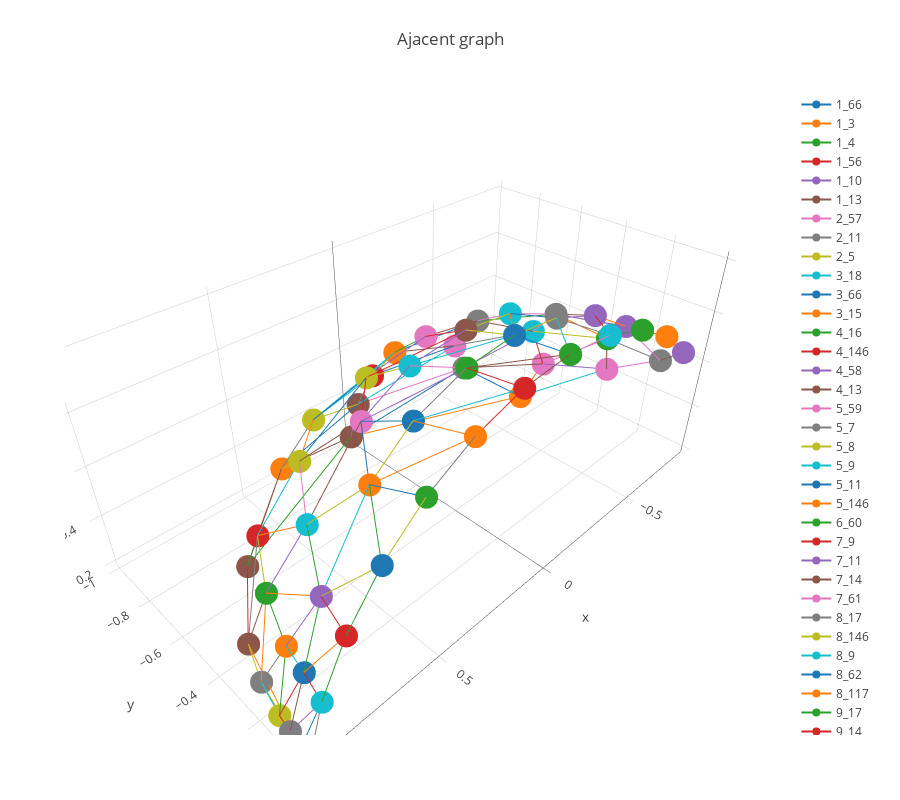

The cell this chart's notebook holds for it:
### Code cell
traces = []

df_viewing = read_viewing_conditions()
G_illum = illum_spatial_adjacent_graph()

print(df_viewing.shape)

for edge in G_illum.edges():
    
    i1 = edge[0]
    i2 = edge[1]
        
    illum_x_1, illum_y_1, illum_z_1 = polar_to_euclidean(df_viewing['illum_theta'][i1],df_viewing['illum_phi'][i1])
    illum_x_2, illum_y_2, illum_z_2 = polar_to_euclidean(df_viewing['illum_theta'][i2],df_viewing['illum_phi'][i2])
    
    line_x = [illum_x_1, illum_x_2]
    line_y = [illum_y_1, illum_y_2]
    line_z = [illum_z_1, illum_z_2]
    
    line_spatial_adjacent = go.Scatter3d(
        x=line_x,
        y=line_y,
        z=line_z,
        name = str(i1) + '_' + str(i2)
    )
    
    traces.append(line_spatial_adjacent)
    
layout = go.Layout(
    title='Ajacent graph',
    autosize=True,
    width=900,
    height=800,
    margin=dict(
        l=65,
        r=50,
        b=65,
        t=90
    )
)


fig = go.Figure(data=traces, layout=layout)
iplot(fig, filename='spatial')

### Figure 1 — Plotly figure (JSON) as saved in the notebook; plotly's stock layout.template omitted (floating-point values rounded to 4 significant figures)
{"data": [{"name": "1_66", "type": "scatter3d", "x": [3.205e-07, -0.4587], "y": [-0.9808, -0.7911], "z": [0.1951, 0.4046]}, {"name": "1_3", "type": "scatter3d", "x": [3.205e-07, -0.7071], "y": [-0.9808, -0.6786], "z": [0.1951, 0.1988]}, {"name": "1_4", "type": "scatter3d", "x": [3.205e-07, 0.7071], "y": [-0.9808, -0.6786], "z": [0.1951, 0.1988]}, {"name": "1_56", "type": "scatter3d", "x": [3.205e-07, 3.205e-07], "y": [-0.9808, -0.9808], "z": [0.1951, 0.1951]}, {"name": "1_10", "type": "scatter3d", "x": [3.205e-07, 3.019e-07], "y": [-0.9808, -0.9239], "z": [0.1951, 0.3827]}, {"name": "1_13", "type": "scatter3d", "x": [3.205e-07, 0.4587], "y": [-0.9808, -0.7911], "z": [0.1951, 0.4046]}, {"name": "2_57", "type": "scatter3d", "x": [0.9808, 0.9808], "y": [0, 0], "z": [0.1951, 0.1951]}, {"name": "2_11", "type": "scatter3d", "x": [0.9808, 0.9239], "y": [0, 0], "z": [0.1951, 0.3827]}, {"name": "2_5", "type": "scatter3d", "x": [0.9808, 0.9792], "y": [0, -0.04031], "z": [0.1951, 0.1988]}, {"name": "3_18", "type": "scatter3d", "x": [-0.7071, -0.8321], "y": [-0.6786, -0.3548], "z": [0.1988, 0.4264]}, {"name": "3_66", "type": "scatter3d", "x": [-0.7071, -0.4587], "y": [-0.6786, -0.7911], "z": [0.1988, 0.4046]}, {"name": "3_15", "type": "scatter3d", "x": [-0.7071, -0.7071], "y": [-0.6786, -0.5774], "z": [0.1988, 0.4082]}, {"name": "4_16", "type": "scatter3d", "x": [0.7071, 0.7071], "y": [-0.6786, -0.5774], "z": [0.1988, 0.4082]}, {"name": "4_146", "type": "scatter3d", "x": [0.7071, 0.8886], "y": [-0.6786, -0.4084], "z": [0.1988, 0.2088]}, {"name": "4_58", "type": "scatter3d", "x": [0.7071, 0.7071], "y": [-0.6786, -0.6786], "z": [0.1988, 0.1988]}, {"name": "4_13", "type": "scatter3d", "x": [0.7071, 0.4587], "y": [-0.6786, -0.7911], "z": [0.1988, 0.4046]}, {"name": "5_59", "type": "scatter3d", "x": [0.9792, 0.9792], "y": [-0.04031, -0.04031], "z": [0.1988, 0.1988]}, {"name": "5_7", "type": "scatter3d", "x": [0.9792, 0.9736], "y": [-0.04031, -0.0924], "z": [0.1988, 0.2088]}, {"name": "5_8", "type": "scatter3d", "x": [0.9792, 0.9391], "y": [-0.04031, -0.2711], "z": [0.1988, 0.2113]}, {"name": "5_9", "type": "scatter3d", "x": [0.9792, 0.9659], "y": [-0.04031, -0.1494], "z": [0.1988, 0.2113]}, {"name": "5_11", "type": "scatter3d", "x": [0.9792, 0.9239], "y": [-0.04031, 0], "z": [0.1988, 0.3827]}, {"name": "5_146", "type": "scatter3d", "x": [0.9792, 0.8886], "y": [-0.04031, -0.4084], "z": [0.1988, 0.2088]}, {"name": "6_60", "type": "scatter3d", "x": [0.8886, 0.8886], "y": [-0.4084, -0.4084], "z": [0.2088, 0.2088]}, {"name": "7_9", "type": "scatter3d", "x": [0.9736, 0.9659], "y": [-0.0924, -0.1494], "z": [0.2088, 0.2113]}, {"name": "7_11", "type": "scatter3d", "x": [0.9736, 0.9239], "y": [-0.0924, 0], "z": [0.2088, 0.3827]}, {"name": "7_14", "type": "scatter3d", "x": [0.9736, 0.9104], "y": [-0.0924, -0.08641], "z": [0.2088, 0.4046]}, {"name": "7_61", "type": "scatter3d", "x": [0.9736, 0.9736], "y": [-0.0924, -0.0924], "z": [0.2088, 0.2088]}, {"name": "8_17", "type": "scatter3d", "x": [0.9391, 0.8944], "y": [-0.2711, -0.1826], "z": [0.2113, 0.4082]}, {"name": "8_146", "type": "scatter3d", "x": [0.9391, 0.8886], "y": [-0.2711, -0.4084], "z": [0.2113, 0.2088]}, {"name": "8_9", "type": "scatter3d", "x": [0.9391, 0.9659], "y": [-0.2711, -0.1494], "z": [0.2113, 0.2113]}, {"name": "8_62", "type": "scatter3d", "x": [0.9391, 0.9391], "y": [-0.2711, -0.2711], "z": [0.2113, 0.2113]}, {"name": "8_117", "type": "scatter3d", "x": [0.9391, 0.8321], "y": [-0.2711, -0.3548], "z": [0.2113, 0.4264]}, {"name": "9_17", "type": "scatter3d", "x": [0.9659, 0.8944], "y": [-0.1494, -0.1826], "z": [0.2113, 0.4082]}, {"name": "9_14", "type": "scatter3d", "x": [0.9659, 0.9104], "y": [-0.1494, -0.08641], "z": [0.2113, 0.4046]}, {"name": "9_63", "type": "scatter3d", "x": [0.9659, 0.9659], "y": [-0.1494, -0.1494], "z": [0.2113, 0.2113]}, {"name": "10_64", "type": "scatter3d", "x": [3.019e-07, 3.019e-07], "y": [-0.9239, -0.9239], "z": [0.3827, 0.3827]}, {"name": "10_66", "type": "scatter3d", "x": [3.019e-07, -0.4587], "y": [-0.9239, -0.7911], "z": [0.3827, 0.4046]}, {"name": "10_21", "type": "scatter3d", "x": [3.019e-07, 2.717e-07], "y": [-0.9239, -0.8315], "z": [0.3827, 0.5556]}, {"name": "10_25", "type": "scatter3d", "x": [3.019e-07, 0.3437], "y": [-0.9239, -0.7406], "z": [0.3827, 0.5773]}, {"name": "10_74", "type": "scatter3d", "x": [3.019e-07, -0.3437], "y": [-0.9239, -0.7406], "z": [0.3827, 0.5773]}, {"name": "10_13", "type": "scatter3d", "x": [3.019e-07, 0.4587], "y": [-0.9239, -0.7911], "z": [0.3827, 0.4046]}, {"name": "11_65", "type": "scatter3d", "x": [0.9239, 0.9239], "y": [0, 0], "z": [0.3827, 0.3827]}, {"name": "11_22", "type": "scatter3d", "x": [0.9239, 0.8315], "y": [0, 0], "z": [0.3827, 0.5556]}, {"name": "11_14", "type": "scatter3d", "x": [0.9239, 0.9104], "y": [0, -0.08641], "z": [0.3827, 0.4046]}, {"name": "12_66", "type": "scatter3d", "x": [-0.4587, -0.4587], "y": [-0.7911, -0.7911], "z": [0.4046, 0.4046]}, {"name": "13_16", "type": "scatter3d", "x": [0.4587, 0.7071], "y": [-0.7911, -0.5774], "z": [0.4046, 0.4082]}, {"name": "13_67", "type": "scatter3d", "x": [0.4587, 0.4587], "y": [-0.7911, -0.7911], "z": [0.4046, 0.4046]}, {"name": "13_25", "type": "scatter3d", "x": [0.4587, 0.3437], "y": [-0.7911, -0.7406], "z": [0.4046, 0.5773]}, {"name": "13_122", "type": "scatter3d", "x": [0.4587, 0.5547], "y": [-0.7911, -0.5322], "z": [0.4046, 0.6396]}, {"name": "14_17", "type": "scatter3d", "x": [0.9104, 0.8944], "y": [-0.08641, -0.1826], "z": [0.4046, 0.4082]}, {"name": "14_68", "type": "scatter3d", "x": [0.9104, 0.9104], "y": [-0.08641, -0.08641], "z": [0.4046, 0.4046]}, {"name": "14_22", "type": "scatter3d", "x": [0.9104, 0.8315], "y": [-0.08641, 0], "z": [0.4046, 0.5556]}, {"name": "14_76", "type": "scatter3d", "x": [0.9104, 0.8069], "y": [-0.08641, -0.1248], "z": [0.4046, 0.5773]}, {"name": "15_27", "type": "scatter3d", "x": [-0.7071, -0.5547], "y": [-0.5774, -0.5322], "z": [0.4082, 0.6396]}, {"name": "15_18", "type": "scatter3d", "x": [-0.7071, -0.8321], "y": [-0.5774, -0.3548], "z": [0.4082, 0.4264]}, {"name": "15_66", "type": "scatter3d", "x": [-0.7071, -0.4587], "y": [-0.5774, -0.7911], "z": [0.4082, 0.4046]}, {"name": "15_29", "type": "scatter3d", "x": [-0.7071, -0.7071], "y": [-0.5774, -0.3015], "z": [0.4082, 0.6396]}, {"name": "16_146", "type": "scatter3d", "x": [0.7071, 0.8886], "y": [-0.5774, -0.4084], "z": [0.4082, 0.2088]}, {"name": "16_117", "type": "scatter3d", "x": [0.7071, 0.8321], "y": [-0.5774, -0.3548], "z": [0.4082, 0.4264]}, {"name": "16_122", "type": "scatter3d", "x": [0.7071, 0.5547], "y": [-0.5774, -0.5322], "z": [0.4082, 0.6396]}, {"name": "16_69", "type": "scatter3d", "x": [0.7071, 0.7071], "y": [-0.5774, -0.5774], "z": [0.4082, 0.4082]}, {"name": "16_79", "type": "scatter3d", "x": [0.7071, 0.7071], "y": [-0.5774, -0.3015], "z": [0.4082, 0.6396]}, {"name": "17_117", "type": "scatter3d", "x": [0.8944, 0.8321], "y": [-0.1826, -0.3548], "z": [0.4082, 0.4264]}, {"name": "17_70", "type": "scatter3d", "x": [0.8944, 0.8944], "y": [-0.1826, -0.1826], "z": [0.4082, 0.4082]}, {"name": "17_76", "type": "scatter3d", "x": [0.8944, 0.8069], "y": [-0.1826, -0.1248], "z": [0.4082, 0.5773]}, {"name": "18_29", "type": "scatter3d", "x": [-0.8321, -0.7071], "y": [-0.3548, -0.3015], "z": [0.4264, 0.6396]}, {"name": "18_23", "type": "scatter3d", "x": [-0.8321, -0.8069], "y": [-0.3548, -0.1248], "z": [0.4264, 0.5773]}, {"name": "19_71", "type": "scatter3d", "x": [0.8321, 0.8321], "y": [-0.3548, -0.3548], "z": [0.4264, 0.4264]}, {"name": "21_80", "type": "scatter3d", "x": [2.717e-07, 2.311e-07], "y": [-0.8315, -0.7071], "z": [0.5556, 0.7071]}, {"name": "21_25", "type": "scatter3d", "x": [2.717e-07, 0.3437], "y": [-0.8315, -0.7406], "z": [0.5556, 0.5773]}, {"name": "21_74", "type": "scatter3d", "x": [2.717e-07, -0.3437], "y": [-0.8315, -0.7406], "z": [0.5556, 0.5773]}, {"name": "21_72", "type": "scatter3d", "x": [2.717e-07, 2.717e-07], "y": [-0.8315, -0.8315], "z": [0.5556, 0.5556]}, {"name": "22_81", "type": "scatter3d", "x": [0.8315, 0.7071], "y": [0, 0], "z": [0.5556, 0.7071]}, {"name": "22_76", "type": "scatter3d", "x": [0.8315, 0.8069], "y": [0, -0.1248], "z": [0.5556, 0.5773]}, {"name": "22_73", "type": "scatter3d", "x": [0.8315, 0.8315], "y": [0, 0], "z": [0.5556, 0.5556]}, {"name": "23_31", "type": "scatter3d", "x": [-0.8069, -0.7071], "y": [-0.1248, -2.449e-07], "z": [0.5773, 0.7071]}, {"name": "23_82", "type": "scatter3d", "x": [-0.8069, -0.5907], "y": [-0.1248, -0.1705], "z": [0.5773, 0.7887]}, {"name": "23_29", "type": "scatter3d", "x": [-0.8069, -0.7071], "y": [-0.1248, -0.3015], "z": [0.5773, 0.6396]}, {"name": "24_74", "type": "scatter3d", "x": [-0.3437, -0.3437], "y": [-0.7406, -0.7406], "z": [0.5773, 0.5773]}, {"name": "25_80", "type": "scatter3d", "x": [0.3437, 2.311e-07], "y": [-0.7406, -0.7071], "z": [0.5773, 0.7071]}, {"name": "25_162", "type": "scatter3d", "x": [0.3437, 0.2588], "y": [-0.7406, -0.5577], "z": [0.5773, 0.7887]}, {"name": "25_122", "type": "scatter3d", "x": [0.3437, 0.5547], "y": [-0.7406, -0.5322], "z": [0.5773, 0.6396]}, {"name": "25_75", "type": "scatter3d", "x": [0.3437, 0.3437], "y": [-0.7406, -0.7406], "z": [0.5773, 0.5773]}, {"name": "26_76", "type": "scatter3d", "x": [0.8069, 0.8069], "y": [-0.1248, -0.1248], "z": [0.5773, 0.5773]}, {"name": "27_66", "type": "scatter3d", "x": [-0.5547, -0.4587], "y": [-0.5322, -0.7911], "z": [0.6396, 0.4046]}, {"name": "27_83", "type": "scatter3d", "x": [-0.5547, -0.2588], "y": [-0.5322, -0.5577], "z": [0.6396, 0.7887]}, {"name": "27_38", "type": "scatter3d", "x": [-0.5547, -0.4472], "y": [-0.5322, -0.3651], "z": [0.6396, 0.8165]}, {"name": "27_74", "type": "scatter3d", "x": [-0.5547, -0.3437], "y": [-0.5322, -0.7406], "z": [0.6396, 0.5773]}, {"name": "27_29", "type": "scatter3d", "x": [-0.5547, -0.7071], "y": [-0.5322, -0.3015], "z": [0.6396, 0.6396]}, {"name": "27_77", "type": "scatter3d", "x": [-0.5547, -0.5547], "y": [-0.5322, -0.5322], "z": [0.6396, 0.6396]}, {"name": "28_78", "type": "scatter3d", "x": [0.5547, 0.5547], "y": [-0.5322, -0.5322], "z": [0.6396, 0.6396]}, {"name": "29_38", "type": "scatter3d", "x": [-0.7071, -0.4472], "y": [-0.3015, -0.3651], "z": [0.6396, 0.8165]}, {"name": "29_82", "type": "scatter3d", "x": [-0.7071, -0.5907], "y": [-0.3015, -0.1705], "z": [0.6396, 0.7887]}, {"name": "30_79", "type": "scatter3d", "x": [0.7071, 0.7071], "y": [-0.3015, -0.3015], "z": [0.6396, 0.6396]}, {"name": "31_40", "type": "scatter3d", "x": [-0.7071, -0.5556], "y": [-2.449e-07, -1.925e-07], "z": [0.7071, 0.8315]}, {"name": "32_80", "type": "scatter3d", "x": [2.311e-07, 2.311e-07], "y": [-0.7071, -0.7071], "z": [0.7071, 0.7071]}, {"name": "33_81", "type": "scatter3d", "x": [0.7071, 0.7071], "y": [0, 0], "z": [0.7071, 0.7071]}, {"name": "34_82", "type": "scatter3d", "x": [-0.5907, -0.5907], "y": [-0.1705, -0.1705], "z": [0.7887, 0.7887]}, {"name": "35_83", "type": "scatter3d", "x": [-0.2588, -0.2588], "y": [-0.5577, -0.5577], "z": [0.7887, 0.7887]}, {"name": "36_84", "type": "scatter3d", "x": [0.2588, 0.2588], "y": [-0.5577, -0.5577], "z": [0.7887, 0.7887]}, {"name": "37_85", "type": "scatter3d", "x": [0.5907, 0.5907], "y": [-0.1705, -0.1705], "z": [0.7887, 0.7887]}, {"name": "38_50", "type": "scatter3d", "x": [-0.4472, -0.2028], "y": [-0.3651, -0.1946], "z": [0.8165, 0.9597]}, {"name": "38_83", "type": "scatter3d", "x": [-0.4472, -0.2588], "y": [-0.3651, -0.5577], "z": [0.8165, 0.7887]}, {"name": "38_86", "type": "scatter3d", "x": [-0.4472, -0.4472], "y": [-0.3651, -0.3651], "z": [0.8165, 0.8165]}, {"name": "38_95", "type": "scatter3d", "x": [-0.4472, -0.3827], "y": [-0.3651, -1.326e-07], "z": [0.8165, 0.9239]}, {"name": "38_43", "type": "scatter3d", "x": [-0.4472, -0.4137], "y": [-0.3651, -0.1901], "z": [0.8165, 0.8903]}, {"name": "38_92", "type": "scatter3d", "x": [-0.4472, -0.2284], "y": [-0.3651, -0.3939], "z": [0.8165, 0.8903]}, {"name": "38_82", "type": "scatter3d", "x": [-0.4472, -0.5907], "y": [-0.3651, -0.1705], "z": [0.8165, 0.7887]}, {"name": "39_87", "type": "scatter3d", "x": [0.4472, 0.4472], "y": [-0.3651, -0.3651], "z": [0.8165, 0.8165]}, {"name": "40_88", "type": "scatter3d", "x": [-0.5556, -0.5556], "y": [-1.925e-07, -1.925e-07], "z": [0.8315, 0.8315]}, {"name": "40_82", "type": "scatter3d", "x": [-0.5556, -0.5907], "y": [-1.925e-07, -0.1705], "z": [0.8315, 0.7887]}, {"name": "40_95", "type": "scatter3d", "x": [-0.5556, -0.3827], "y": [-1.925e-07, -1.326e-07], "z": [0.8315, 0.9239]}, {"name": "41_80", "type": "scatter3d", "x": [1.816e-07, 2.311e-07], "y": [-0.5556, -0.7071], "z": [0.8315, 0.7071]}, {"name": "41_96", "type": "scatter3d", "x": [1.816e-07, 1.251e-07], "y": [-0.5556, -0.3827], "z": [0.8315, 0.9239]}, {"name": "41_162", "type": "scatter3d", "x": [1.816e-07, 0.2588], "y": [-0.5556, -0.5577], "z": [0.8315, 0.7887]}, {"name": "41_83", "type": "scatter3d", "x": [1.816e-07, -0.2588], "y": [-0.5556, -0.5577], "z": [0.8315, 0.7887]}, {"name": "41_89", "type": "scatter3d", "x": [1.816e-07, 1.816e-07], "y": [-0.5556, -0.5556], "z": [0.8315, 0.8315]}, {"name": "42_136", "type": "scatter3d", "x": [0.5556, 0.3827], "y": [0, 0], "z": [0.8315, 0.9239]}, {"name": "42_81", "type": "scatter3d", "x": [0.5556, 0.7071], "y": [0, 0], "z": [0.8315, 0.7071]}, {"name": "42_90", "type": "scatter3d", "x": [0.5556, 0.5556], "y": [0, 0], "z": [0.8315, 0.8315]}, {"name": "42_85", "type": "scatter3d", "x": [0.5556, 0.5907], "y": [0, -0.1705], "z": [0.8315, 0.7887]}, {"name": "43_82", "type": "scatter3d", "x": [-0.4137, -0.5907], "y": [-0.1901, -0.1705], "z": [0.8903, 0.7887]}, {"name": "43_91", "type": "scatter3d", "x": [-0.4137, -0.4137], "y": [-0.1901, -0.1901], "z": [0.8903, 0.8903]}, {"name": "43_100", "type": "scatter3d", "x": [-0.4137, -0.1951], "y": [-0.1901, -6.758e-08], "z": [0.8903, 0.9808]}, {"name": "43_50", "type": "scatter3d", "x": [-0.4137, -0.2028], "y": [-0.1901, -0.1946], "z": [0.8903, 0.9597]}, {"name": "44_92", "type": "scatter3d", "x": [-0.2284, -0.2284], "y": [-0.3939, -0.3939], "z": [0.8903, 0.8903]}, {"name": "45_93", "type": "scatter3d", "x": [0.2284, 0.2284], "y": [-0.3939, -0.3939], "z": [0.8903, 0.8903]}, {"name": "46_51", "type": "scatter3d", "x": [0.4137, 0.2028], "y": [-0.1901, -0.1946], "z": [0.8903, 0.9597]}, {"name": "46_85", "type": "scatter3d", "x": [0.4137, 0.5907], "y": [-0.1901, -0.1705], "z": [0.8903, 0.7887]}, {"name": "46_54", "type": "scatter3d", "x": [0.4137, 0.1951], "y": [-0.1901, 0], "z": [0.8903, 0.9808]}, {"name": "46_87", "type": "scatter3d", "x": [0.4137, 0.4472], "y": [-0.1901, -0.3651], "z": [0.8903, 0.8165]}, {"name": "46_136", "type": "scatter3d", "x": [0.4137, 0.3827], "y": [-0.1901, 0], "z": [0.8903, 0.9239]}, {"name": "46_94", "type": "scatter3d", "x": [0.4137, 0.4137], "y": [-0.1901, -0.1901], "z": [0.8903, 0.8903]}, {"name": "47_95", "type": "scatter3d", "x": [-0.3827, -0.3827], "y": [-1.326e-07, -1.326e-07], "z": [0.9239, 0.9239]}, {"name": "48_96", "type": "scatter3d", "x": [1.251e-07, 1.251e-07], "y": [-0.3827, -0.3827], "z": [0.9239, 0.9239]}, {"name": "49_97", "type": "scatter3d", "x": [0.3827, 0.3827], "y": [0, 0], "z": [0.9239, 0.9239]}, {"name": "50_98", "type": "scatter3d", "x": [-0.2028, -0.2028], "y": [-0.1946, -0.1946], "z": [0.9597, 0.9597]}, {"name": "50_100", "type": "scatter3d", "x": [-0.2028, -0.1951], "y": [-0.1946, -6.758e-08], "z": [0.9597, 0.9808]}, {"name": "50_53", "type": "scatter3d", "x": [-0.2028, 6.375e-08], "y": [-0.1946, -0.1951], "z": [0.9597, 0.9808]}, {"name": "50_55", "type": "scatter3d", "x": [-0.2028, 0], "y": [-0.1946, 0], "z": [0.9597, 1]}, {"name": "50_92", "type": "scatter3d", "x": [-0.2028, -0.2284], "y": [-0.1946, -0.3939], "z": [0.9597, 0.8903]}, {"name": "51_99", "type": "scatter3d", "x": [0.2028, 0.2028], "y": [-0.1946, -0.1946], "z": [0.9597, 0.9597]}, {"name": "51_53", "type": "scatter3d", "x": [0.2028, 6.375e-08], "y": [-0.1946, -0.1951], "z": [0.9597, 0.9808]}, {"name": "51_54", "type": "scatter3d", "x": [0.2028, 0.1951], "y": [-0.1946, 0], "z": [0.9597, 0.9808]}, {"name": "51_87", "type": "scatter3d", "x": [0.2028, 0.4472], "y": [-0.1946, -0.3651], "z": [0.9597, 0.8165]}, {"name": "51_55", "type": "scatter3d", "x": [0.2028, 0], "y": [-0.1946, 0], "z": [0.9597, 1]}, {"name": "51_133", "type": "scatter3d", "x": [0.2028, 0.2284], "y": [-0.1946, -0.3939], "z": [0.9597, 0.8903]}, {"name": "52_100", "type": "scatter3d", "x": [-0.1951, -0.1951], "y": [-6.758e-08, -6.758e-08], "z": [0.9808, 0.9808]}, {"name": "53_96", "type": "scatter3d", "x": [6.375e-08, 1.251e-07], "y": [-0.1951, -0.3827], "z": [0.9808, 0.9239]}, {"name": "53_133", "type": "scatter3d", "x": [6.375e-08, 0.2284], "y": [-0.1951, -0.3939], "z": [0.9808, 0.8903]}, {"name": "53_55", "type": "scatter3d", "x": [6.375e-08, 0], "y": [-0.1951, 0], "z": [0.9808, 1]}, {"name": "53_92", "type": "scatter3d", "x": [6.375e-08, -0.2284], "y": [-0.1951, -0.3939], "z": [0.9808, 0.8903]}, {"name": "53_101", "type": "scatter3d", "x": [6.375e-08, 6.375e-08], "y": [-0.1951, -0.1951], "z": [0.9808, 0.9808]}, {"name": "54_136", "type": "scatter3d", "x": [0.1951, 0.3827], "y": [0, 0], "z": [0.9808, 0.9239]}, {"name": "54_102", "type": "scatter3d", "x": [0.1951, 0.1951], "y": [0, 0], "z": [0.9808, 0.9808]}, {"name": "54_55", "type": "scatter3d", "x": [0.1951, 0], "y": [0, 0], "z": [0.9808, 1]}, {"name": "55_100", "type": "scatter3d", "x": [0, -0.1951], "y": [0, -6.758e-08], "z": [1, 0.9808]}, {"name": "55_103", "type": "scatter3d", "x": [0, 0], "y": [0, 0], "z": [1, 1]}, {"name": "57_104", "type": "scatter3d", "x": [0.9808, 0.9808], "y": [0, 0], "z": [0.1951, 0.1951]}, {"name": "58_105", "type": "scatter3d", "x": [0.7071, 0.7071], "y": [-0.6786, -0.6786], "z": [0.1988, 0.1988]}, {"name": "59_106", "type": "scatter3d", "x": [0.9792, 0.9792], "y": [-0.04031, -0.04031], "z": [0.1988, 0.1988]}, {"name": "60_107", "type": "scatter3d", "x": [0.8886, 0.8886], "y": [-0.4084, -0.4084], "z": [0.2088, 0.2088]}, {"name": "61_108", "type": "scatter3d", "x": [0.9736, 0.9736], "y": [-0.0924, -0.0924], "z": [0.2088, 0.2088]}, {"name": "62_109", "type": "scatter3d", "x": [0.9391, 0.9391], "y": [-0.2711, -0.2711], "z": [0.2113, 0.2113]}, {"name": "63_110", "type": "scatter3d", "x": [0.9659, 0.9659], "y": [-0.1494, -0.1494], "z": [0.2113, 0.2113]}, {"name": "64_111", "type": "scatter3d", "x": [3.019e-07, 3.019e-07], "y": [-0.9239, -0.9239], "z": [0.3827, 0.3827]}, {"name": "65_112", "type": "scatter3d", "x": [0.9239, 0.9239], "y": [0, 0], "z": [0.3827, 0.3827]}, {"name": "66_74", "type": "scatter3d", "x": [-0.4587, -0.3437], "y": [-0.7911, -0.7406], "z": [0.4046, 0.5773]}, {"name": "67_113", "type": "scatter3d", "x": [0.4587, 0.4587], "y": [-0.7911, -0.7911], "z": [0.4046, 0.4046]}, {"name": "68_114", "type": "scatter3d", "x": [0.9104, 0.9104], "y": [-0.08641, -0.08641], "z": [0.4046, 0.4046]}, {"name": "69_115", "type": "scatter3d", "x": [0.7071, 0.7071], "y": [-0.5774, -0.5774], "z": [0.4082, 0.4082]}, {"name": "70_116", "type": "scatter3d", "x": [0.8944, 0.8944], "y": [-0.1826, -0.1826], "z": [0.4082, 0.4082]}, {"name": "71_117", "type": "scatter3d", "x": [0.8321, 0.8321], "y": [-0.3548, -0.3548], "z": [0.4264, 0.4264]}, {"name": "72_118", "type": "scatter3d", "x": [2.717e-07, 2.717e-07], "y": [-0.8315, -0.8315], "z": [0.5556, 0.5556]}, {"name": "73_119", "type": "scatter3d", "x": [0.8315, 0.8315], "y": [0, 0], "z": [0.5556, 0.5556]}, {"name": "74_80", "type": "scatter3d", "x": [-0.3437, 2.311e-07], "y": [-0.7406, -0.7071], "z": [0.5773, 0.7071]}, {"name": "74_83", "type": "scatter3d", "x": [-0.3437, -0.2588], "y": [-0.7406, -0.5577], "z": [0.5773, 0.7887]}, {"name": "75_120", "type": "scatter3d", "x": [0.3437, 0.3437], "y": [-0.7406, -0.7406], "z": [0.5773, 0.5773]}, {"name": "76_81", "type": "scatter3d", "x": [0.8069, 0.7071], "y": [-0.1248, 0], "z": [0.5773, 0.7071]}, {"name": "76_85", "type": "scatter3d", "x": [0.8069, 0.5907], "y": [-0.1248, -0.1705], "z": [0.5773, 0.7887]}, {"name": "76_121", "type": "scatter3d", "x": [0.8069, 0.8069], "y": [-0.1248, -0.1248], "z": [0.5773, 0.5773]}, {"name": "76_117", "type": "scatter3d", "x": [0.8069, 0.8321], "y": [-0.1248, -0.3548], "z": [0.5773, 0.4264]}, {"name": "76_79", "type": "scatter3d", "x": [0.8069, 0.7071], "y": [-0.1248, -0.3015], "z": [0.5773, 0.6396]}, {"name": "78_122", "type": "scatter3d", "x": [0.5547, 0.5547], "y": [-0.5322, -0.5322], "z": [0.6396, 0.6396]}, {"name": "79_117", "type": "scatter3d", "x": [0.7071, 0.8321], "y": [-0.3015, -0.3548], "z": [0.6396, 0.4264]}, {"name": "79_87", "type": "scatter3d", "x": [0.7071, 0.4472], "y": [-0.3015, -0.3651], "z": [0.6396, 0.8165]}, {"name": "79_122", "type": "scatter3d", "x": [0.7071, 0.5547], "y": [-0.3015, -0.5322], "z": [0.6396, 0.6396]}, {"name": "79_123", "type": "scatter3d", "x": [0.7071, 0.7071], "y": [-0.3015, -0.3015], "z": [0.6396, 0.6396]}, {"name": "79_85", "type": "scatter3d", "x": [0.7071, 0.5907], "y": [-0.3015, -0.1705], "z": [0.6396, 0.7887]}, {"name": "80_162", "type": "scatter3d", "x": [2.311e-07, 0.2588], "y": [-0.7071, -0.5577], "z": [0.7071, 0.7887]}, {"name": "80_83", "type": "scatter3d", "x": [2.311e-07, -0.2588], "y": [-0.7071, -0.5577], "z": [0.7071, 0.7887]}, {"name": "80_124", "type": "scatter3d", "x": [2.311e-07, 2.311e-07], "y": [-0.7071, -0.7071], "z": [0.7071, 0.7071]}, {"name": "81_85", "type": "scatter3d", "x": [0.7071, 0.5907], "y": [0, -0.1705], "z": [0.7071, 0.7887]}, {"name": "81_125", "type": "scatter3d", "x": [0.7071, 0.7071], "y": [0, 0], "z": [0.7071, 0.7071]}, {"name": "82_95", "type": "scatter3d", "x": [-0.5907, -0.3827], "y": [-0.1705, -1.326e-07], "z": [0.7887, 0.9239]}, {"name": "83_96", "type": "scatter3d", "x": [-0.2588, 1.251e-07], "y": [-0.5577, -0.3827], "z": [0.7887, 0.9239]}, {"name": "83_92", "type": "scatter3d", "x": [-0.2588, -0.2284], "y": [-0.5577, -0.3939], "z": [0.7887, 0.8903]}, {"name": "83_126", "type": "scatter3d", "x": [-0.2588, -0.2588], "y": [-0.5577, -0.5577], "z": [0.7887, 0.7887]}, {"name": "84_127", "type": "scatter3d", "x": [0.2588, 0.2588], "y": [-0.5577, -0.5577], "z": [0.7887, 0.7887]}, {"name": "85_128", "type": "scatter3d", "x": [0.5907, 0.5907], "y": [-0.1705, -0.1705], "z": [0.7887, 0.7887]}, {"name": "85_87", "type": "scatter3d", "x": [0.5907, 0.4472], "y": [-0.1705, -0.3651], "z": [0.7887, 0.8165]}, {"name": "85_136", "type": "scatter3d", "x": [0.5907, 0.3827], "y": [-0.1705, 0], "z": [0.7887, 0.9239]}, {"name": "87_129", "type": "scatter3d", "x": [0.4472, 0.4472], "y": [-0.3651, -0.3651], "z": [0.8165, 0.8165]}, {"name": "87_162", "type": "scatter3d", "x": [0.4472, 0.2588], "y": [-0.3651, -0.5577], "z": [0.8165, 0.7887]}, {"name": "87_133", "type": "scatter3d", "x": [0.4472, 0.2284], "y": [-0.3651, -0.3939], "z": [0.8165, 0.8903]}, {"name": "87_122", "type": "scatter3d", "x": [0.4472, 0.5547], "y": [-0.3651, -0.5322], "z": [0.8165, 0.6396]}, {"name": "89_130", "type": "scatter3d", "x": [1.816e-07, 1.816e-07], "y": [-0.5556, -0.5556], "z": [0.8315, 0.8315]}, {"name": "90_131", "type": "scatter3d", "x": [0.5556, 0.5556], "y": [0, 0], "z": [0.8315, 0.8315]}, {"name": "92_96", "type": "scatter3d", "x": [-0.2284, 1.251e-07], "y": [-0.3939, -0.3827], "z": [0.8903, 0.9239]}, {"name": "92_132", "type": "scatter3d", "x": [-0.2284, -0.2284], "y": [-0.3939, -0.3939], "z": [0.8903, 0.8903]}, {"name": "93_133", "type": "scatter3d", "x": [0.2284, 0.2284], "y": [-0.3939, -0.3939], "z": [0.8903, 0.8903]}, {"name": "94_134", "type": "scatter3d", "x": [0.4137, 0.4137], "y": [-0.1901, -0.1901], "z": [0.8903, 0.8903]}, {"name": "95_100", "type": "scatter3d", "x": [-0.3827, -0.1951], "y": [-1.326e-07, -6.758e-08], "z": [0.9239, 0.9808]}, {"name": "96_162", "type": "scatter3d", "x": [1.251e-07, 0.2588], "y": [-0.3827, -0.5577], "z": [0.9239, 0.7887]}, {"name": "96_133", "type": "scatter3d", "x": [1.251e-07, 0.2284], "y": [-0.3827, -0.3939], "z": [0.9239, 0.8903]}, {"name": "96_135", "type": "scatter3d", "x": [1.251e-07, 1.251e-07], "y": [-0.3827, -0.3827], "z": [0.9239, 0.9239]}, {"name": "97_136", "type": "scatter3d", "x": [0.3827, 0.3827], "y": [0, 0], "z": [0.9239, 0.9239]}, {"name": "98_137", "type": "scatter3d", "x": [-0.2028, -0.2028], "y": [-0.1946, -0.1946], "z": [0.9597, 0.9597]}, {"name": "99_138", "type": "scatter3d", "x": [0.2028, 0.2028], "y": [-0.1946, -0.1946], "z": [0.9597, 0.9597]}, {"name": "100_139", "type": "scatter3d", "x": [-0.1951, -0.1951], "y": [-6.758e-08, -6.758e-08], "z": [0.9808, 0.9808]}, {"name": "101_140", "type": "scatter3d", "x": [6.375e-08, 6.375e-08], "y": [-0.1951, -0.1951], "z": [0.9808, 0.9808]}, {"name": "102_141", "type": "scatter3d", "x": [0.1951, 0.1951], "y": [0, 0], "z": [0.9808, 0.9808]}, {"name": "103_142", "type": "scatter3d", "x": [0, 0], "y": [0, 0], "z": [1, 1]}, {"name": "104_143", "type": "scatter3d", "x": [0.9808, 0.9808], "y": [0, 0], "z": [0.1951, 0.1951]}, {"name": "105_144", "type": "scatter3d", "x": [0.7071, 0.7071], "y": [-0.6786, -0.6786], "z": [0.1988, 0.1988]}, {"name": "106_145", "type": "scatter3d", "x": [0.9792, 0.9792], "y": [-0.04031, -0.04031], "z": [0.1988, 0.1988]}, {"name": "107_146", "type": "scatter3d", "x": [0.8886, 0.8886], "y": [-0.4084, -0.4084], "z": [0.2088, 0.2088]}, {"name": "108_147", "type": "scatter3d", "x": [0.9736, 0.9736], "y": [-0.0924, -0.0924], "z": [0.2088, 0.2088]}, {"name": "109_148", "type": "scatter3d", "x": [0.9391, 0.9391], "y": [-0.2711, -0.2711], "z": [0.2113, 0.2113]}, {"name": "110_149", "type": "scatter3d", "x": [0.9659, 0.9659], "y": [-0.1494, -0.1494], "z": [0.2113, 0.2113]}, {"name": "112_150", "type": "scatter3d", "x": [0.9239, 0.9239], "y": [0, 0], "z": [0.3827, 0.3827]}, {"name": "113_151", "type": "scatter3d", "x": [0.4587, 0.4587], "y": [-0.7911, -0.7911], "z": [0.4046, 0.4046]}, {"name": "114_152", "type": "scatter3d", "x": [0.9104, 0.9104], "y": [-0.08641, -0.08641], "z": [0.4046, 0.4046]}, {"name": "115_153", "type": "scatter3d", "x": [0.7071, 0.7071], "y": [-0.5774, -0.5774], "z": [0.4082, 0.4082]}, {"name": "116_154", "type": "scatter3d", "x": [0.8944, 0.8944], "y": [-0.1826, -0.1826], "z": [0.4082, 0.4082]}, {"name": "117_146", "type": "scatter3d", "x": [0.8321, 0.8886], "y": [-0.3548, -0.4084], "z": [0.4264, 0.2088]}, {"name": "117_155", "type": "scatter3d", "x": [0.8321, 0.8321], "y": [-0.3548, -0.3548], "z": [0.4264, 0.4264]}, {"name": "119_156", "type": "scatter3d", "x": [0.8315, 0.8315], "y": [0, 0], "z": [0.5556, 0.5556]}, {"name": "120_157", "type": "scatter3d", "x": [0.3437, 0.3437], "y": [-0.7406, -0.7406], "z": [0.5773, 0.5773]}, {"name": "121_158", "type": "scatter3d", "x": [0.8069, 0.8069], "y": [-0.1248, -0.1248], "z": [0.5773, 0.5773]}, {"name": "122_162", "type": "scatter3d", "x": [0.5547, 0.2588], "y": [-0.5322, -0.5577], "z": [0.6396, 0.7887]}, {"name": "122_159", "type": "scatter3d", "x": [0.5547, 0.5547], "y": [-0.5322, -0.5322], "z": [0.6396, 0.6396]}, {"name": "123_160", "type": "scatter3d", "x": [0.7071, 0.7071], "y": [-0.3015, -0.3015], "z": [0.6396, 0.6396]}, {"name": "125_161", "type": "scatter3d", "x": [0.7071, 0.7071], "y": [0, 0], "z": [0.7071, 0.7071]}, {"name": "127_162", "type": "scatter3d", "x": [0.2588, 0.2588], "y": [-0.5577, -0.5577], "z": [0.7887, 0.7887]}, {"name": "128_163", "type": "scatter3d", "x": [0.5907, 0.5907], "y": [-0.1705, -0.1705], "z": [0.7887, 0.7887]}, {"name": "129_164", "type": "scatter3d", "x": [0.4472, 0.4472], "y": [-0.3651, -0.3651], "z": [0.8165, 0.8165]}, {"name": "131_165", "type": "scatter3d", "x": [0.5556, 0.5556], "y": [0, 0], "z": [0.8315, 0.8315]}, {"name": "133_162", "type": "scatter3d", "x": [0.2284, 0.2588], "y": [-0.3939, -0.5577], "z": [0.8903, 0.7887]}, {"name": "133_166", "type": "scatter3d", "x": [0.2284, 0.2284], "y": [-0.3939, -0.3939], "z": [0.8903, 0.8903]}, {"name": "134_167", "type": "scatter3d", "x": [0.4137, 0.4137], "y": [-0.1901, -0.1901], "z": [0.8903, 0.8903]}, {"name": "136_168", "type": "scatter3d", "x": [0.3827, 0.3827], "y": [0, 0], "z": [0.9239, 0.9239]}, {"name": "138_169", "type": "scatter3d", "x": [0.2028, 0.2028], "y": [-0.1946, -0.1946], "z": [0.9597, 0.9597]}, {"name": "141_170", "type": "scatter3d", "x": [0.1951, 0.1951], "y": [0, 0], "z": [0.9808, 0.9808]}, {"name": "143_171", "type": "scatter3d", "x": [0.9808, 0.9808], "y": [0, 0], "z": [0.1951, 0.1951]}, {"name": "144_172", "type": "scatter3d", "x": [0.7071, 0.7071], "y": [-0.6786, -0.6786], "z": [0.1988, 0.1988]}, {"name": "145_173", "type": "scatter3d", "x": [0.9792, 0.9792], "y": [-0.04031, -0.04031], "z": [0.1988, 0.1988]}, {"name": "146_174", "type": "scatter3d", "x": [0.8886, 0.8886], "y": [-0.4084, -0.4084], "z": [0.2088, 0.2088]}, {"name": "147_175", "type": "scatter3d", "x": [0.9736, 0.9736], "y": [-0.0924, -0.0924], "z": [0.2088, 0.2088]}, {"name": "148_176", "type": "scatter3d", "x": [0.9391, 0.9391], "y": [-0.2711, -0.2711], "z": [0.2113, 0.2113]}, {"name": "149_177", "type": "scatter3d", "x": [0.9659, 0.9659], "y": [-0.1494, -0.1494], "z": [0.2113, 0.2113]}, {"name": "150_178", "type": "scatter3d", "x": [0.9239, 0.9239], "y": [0, 0], "z": [0.3827, 0.3827]}, {"name": "152_179", "type": "scatter3d", "x": [0.9104, 0.9104], "y": [-0.08641, -0.08641], "z": [0.4046, 0.4046]}, {"name": "153_180", "type": "scatter3d", "x": [0.7071, 0.7071], "y": [-0.5774, -0.5774], "z": [0.4082, 0.4082]}, {"name": "154_181", "type": "scatter3d", "x": [0.8944, 0.8944], "y": [-0.1826, -0.1826], "z": [0.4082, 0.4082]}, {"name": "155_182", "type": "scatter3d", "x": [0.8321, 0.8321], "y": [-0.3548, -0.3548], "z": [0.4264, 0.4264]}, {"name": "156_183", "type": "scatter3d", "x": [0.8315, 0.8315], "y": [0, 0], "z": [0.5556, 0.5556]}, {"name": "158_184", "type": "scatter3d", "x": [0.8069, 0.8069], "y": [-0.1248, -0.1248], "z": [0.5773, 0.5773]}, {"name": "159_185", "type": "scatter3d", "x": [0.5547, 0.5547], "y": [-0.5322, -0.5322], "z": [0.6396, 0.6396]}, {"name": "160_186", "type": "scatter3d", "x": [0.7071, 0.7071], "y": [-0.3015, -0.3015], "z": [0.6396, 0.6396]}, {"name": "161_187", "type": "scatter3d", "x": [0.7071, 0.7071], "y": [0, 0], "z": [0.7071, 0.7071]}, {"name": "163_188", "type": "scatter3d", "x": [0.5907, 0.5907], "y": [-0.1705, -0.1705], "z": [0.7887, 0.7887]}, {"name": "165_189", "type": "scatter3d", "x": [0.5556, 0.5556], "y": [0, 0], "z": [0.8315, 0.8315]}, {"name": "171_190", "type": "scatter3d", "x": [0.9808, 0.9808], "y": [0, 0], "z": [0.1951, 0.1951]}, {"name": "173_191", "type": "scatter3d", "x": [0.9792, 0.9792], "y": [-0.04031, -0.04031], "z": [0.1988, 0.1988]}, {"name": "174_192", "type": "scatter3d", "x": [0.8886, 0.8886], "y": [-0.4084, -0.4084], "z": [0.2088, 0.2088]}, {"name": "175_193", "type": "scatter3d", "x": [0.9736, 0.9736], "y": [-0.0924, -0.0924], "z": [0.2088, 0.2088]}, {"name": "176_194", "type": "scatter3d", "x": [0.9391, 0.9391], "y": [-0.2711, -0.2711], "z": [0.2113, 0.2113]}, {"name": "177_195", "type": "scatter3d", "x": [0.9659, 0.9659], "y": [-0.1494, -0.1494], "z": [0.2113, 0.2113]}, {"name": "178_196", "type": "scatter3d", "x": [0.9239, 0.9239], "y": [0, 0], "z": [0.3827, 0.3827]}, {"name": "179_197", "type": "scatter3d", "x": [0.9104, 0.9104], "y": [-0.08641, -0.08641], "z": [0.4046, 0.4046]}, {"name": "181_198", "type": "scatter3d", "x": [0.8944, 0.8944], "y": [-0.1826, -0.1826], "z": [0.4082, 0.4082]}, {"name": "182_199", "type": "scatter3d", "x": [0.8321, 0.8321], "y": [-0.3548, -0.3548], "z": [0.4264, 0.4264]}, {"name": "183_200", "type": "scatter3d", "x": [0.8315, 0.8315], "y": [0, 0], "z": [0.5556, 0.5556]}, {"name": "184_201", "type": "scatter3d", "x": [0.8069, 0.8069], "y": [-0.1248, -0.1248], "z": [0.5773, 0.5773]}, {"name": "190_202", "type": "scatter3d", "x": [0.9808, 0.9808], "y": [0, 0], "z": [0.1951, 0.1951]}, {"name": "191_203", "type": "scatter3d", "x": [0.9792, 0.9792], "y": [-0.04031, -0.04031], "z": [0.1988, 0.1988]}, {"name": "193_204", "type": "scatter3d", "x": [0.9736, 0.9736], "y": [-0.0924, -0.0924], "z": [0.2088, 0.2088]}, {"name": "195_205", "type": "scatter3d", "x": [0.9659, 0.9659], "y": [-0.1494, -0.1494], "z": [0.2113, 0.2113]}], "layout": {"autosize": true, "height": 800, "margin": {"b": 65, "l": 65, "r": 50, "t": 90}, "title": "Ajacent graph", "width": 900}}
